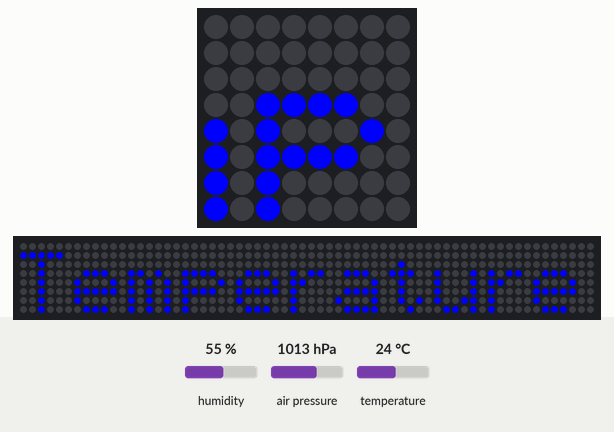
The program below on a simulated Raspberry Pi (BCM pin numbers) with a Sense HAT. Parts: the Sense HAT's 8×8 RGB LED matrix, a strip that is not on the board, showing the scrolling text unrolled. The test bench sets the inputs (shaded band); at power-on: humidity 55 %, air pressure 1013 hPa, temperature 24 °C. The 64×8 strip is a reading aid, not a part: it shows the text the matrix is scrolling, unrolled, one strip-width of it at a time.

Above: at 1.24 s.
1.3 s: humidity set to 22 %
At 8.65 s:
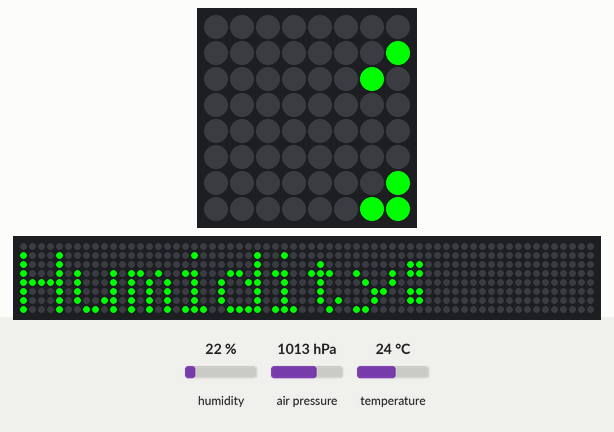
10.1 s: air pressure set to 952 hPa
At 13.62 s:
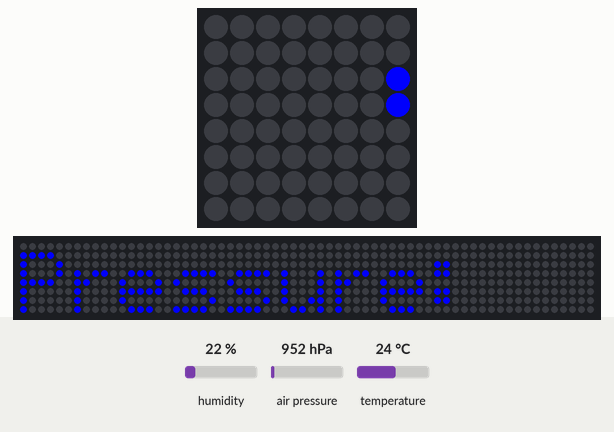
18.9 s: humidity set to 40 %
At 25.88 s:
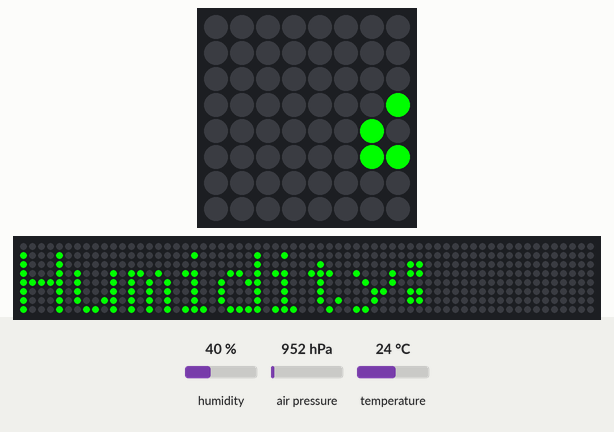
27.7 s: temperature set to 12 °C
At 38.03 s:
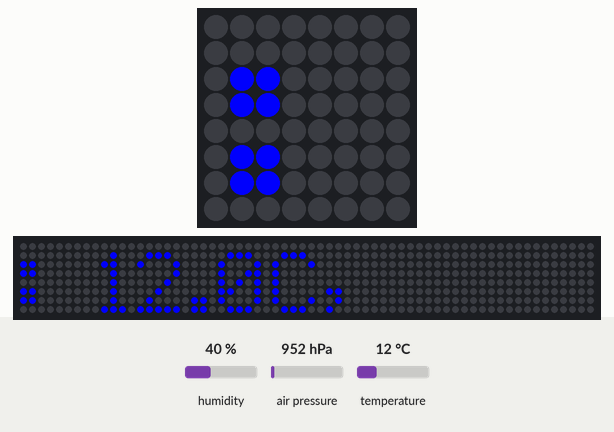

The program:

sensor-scroll.py
```python
from sense_hat import SenseHat
import time

sense = SenseHat()
scroll_speed = 0.05
sense.set_rotation(270)
blue = [0, 0, 255]
green = [0, 255, 0]

while True:
    sense.show_message("Temperature: %.1fC, " % sense.get_temperature(), \
                       scroll_speed=scroll_speed, text_colour=blue)
    sense.show_message("Humidity: %.1f%%, " % sense.get_humidity(), \
                       scroll_speed=scroll_speed, text_colour=green)
    sense.show_message("Pressure: %.1fhPa" % sense.get_pressure(), \
                       scroll_speed=scroll_speed, text_colour=blue)

    time.sleep(1)
```
